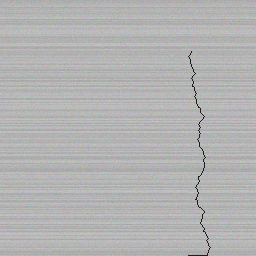
#> input picture backend/test_images/defect_crack_heavy.png, 256 x 256 px
$ python -i image_utils.py   (imports and definitions only)
#> lines starting #> are read from the running program, lines starting #| are printed output that depends on the picture
#> further down, picture is the input picture: shape (256, 256, 3); mean B, G, R 179.4, 179.5, 179.4
"""
NeuroInspect - Image Processing Utilities
Helper functions for image loading, preprocessing, and encoding.
"""
import base64
import io
from pathlib import Path
from typing import Tuple, Optional, Union
import numpy as np
import cv2
from PIL import Image
from loguru import logger


# [199 lines left out: functions load_image, resize_image, encode_image_base64, decode_base64_image, normalize_image, denormalize_image and 1 more, not called in this run]


def apply_clahe(image: np.ndarray) -> np.ndarray:
    """Apply CLAHE for contrast enhancement."""
    if len(image.shape) == 3:
        lab = cv2.cvtColor(image, cv2.COLOR_BGR2LAB)
#> lab: shape (256, 256, 3); mean of channels 0, 1, 2 186.5, 128, 128
        l, a, b = cv2.split(lab)
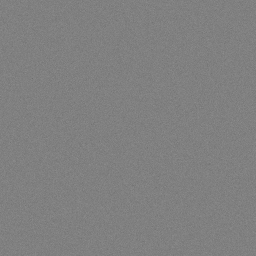
#> a: shape (256, 256); min 109, max 141, mean 128
        clahe = cv2.createCLAHE(clipLimit=2.0, tileGridSize=(8, 8))
        l = clahe.apply(l)
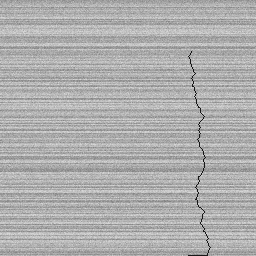
#> l: shape (256, 256); min 23, max 219, mean 174.8
        lab = cv2.merge([l, a, b])
#> lab: shape (256, 256, 3); mean of channels 0, 1, 2 174.8, 128, 128
        return cv2.cvtColor(lab, cv2.COLOR_LAB2BGR)
    else:
        clahe = cv2.createCLAHE(clipLimit=2.0, tileGridSize=(8, 8))
        return clahe.apply(image)

>>> import cv2
>>> picture = cv2.imread('../../test_images/defect_crack_heavy.png')
>>> result = apply_clahe(picture)

$ run again, on backend/test_images/defect_crack_light.png
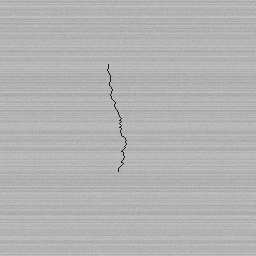
#> input picture backend/test_images/defect_crack_light.png, 256 x 256 px
#> picture is the input picture: shape (256, 256, 3); mean B, G, R 179.1, 179.1, 179.1
#> in apply_clahe, `l = clahe.apply(l)`:
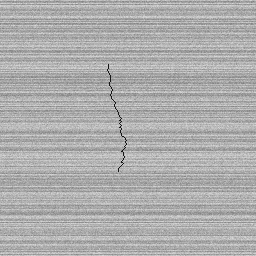
#> l: shape (256, 256); min 23, max 219, mean 174.1

$ run again, on backend/test_images/defect_crack_medium.png
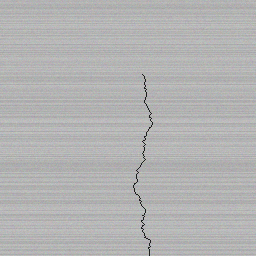
#> input picture backend/test_images/defect_crack_medium.png, 256 x 256 px
#> picture is the input picture: shape (256, 256, 3); mean B, G, R 179.5, 179.5, 179.5
#> in apply_clahe, `l = clahe.apply(l)`:
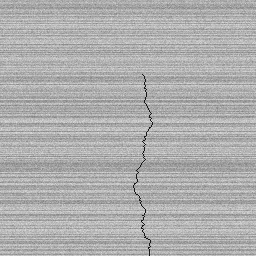
#> l: shape (256, 256); min 24, max 219, mean 174.9

$ run again, on backend/test_images/defect_hole_heavy.png
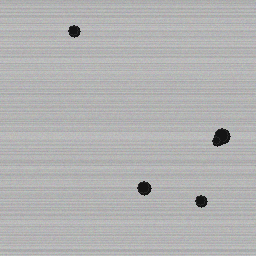
#> input picture backend/test_images/defect_hole_heavy.png, 256 x 256 px
#> picture is the input picture: shape (256, 256, 3); mean B, G, R 178.3, 178.3, 178.3
#> in apply_clahe, `l = clahe.apply(l)`:
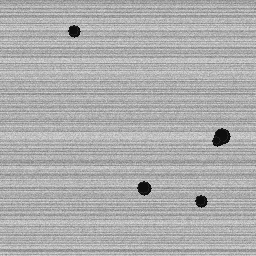
#> l: shape (256, 256); min 14, max 220, mean 174
